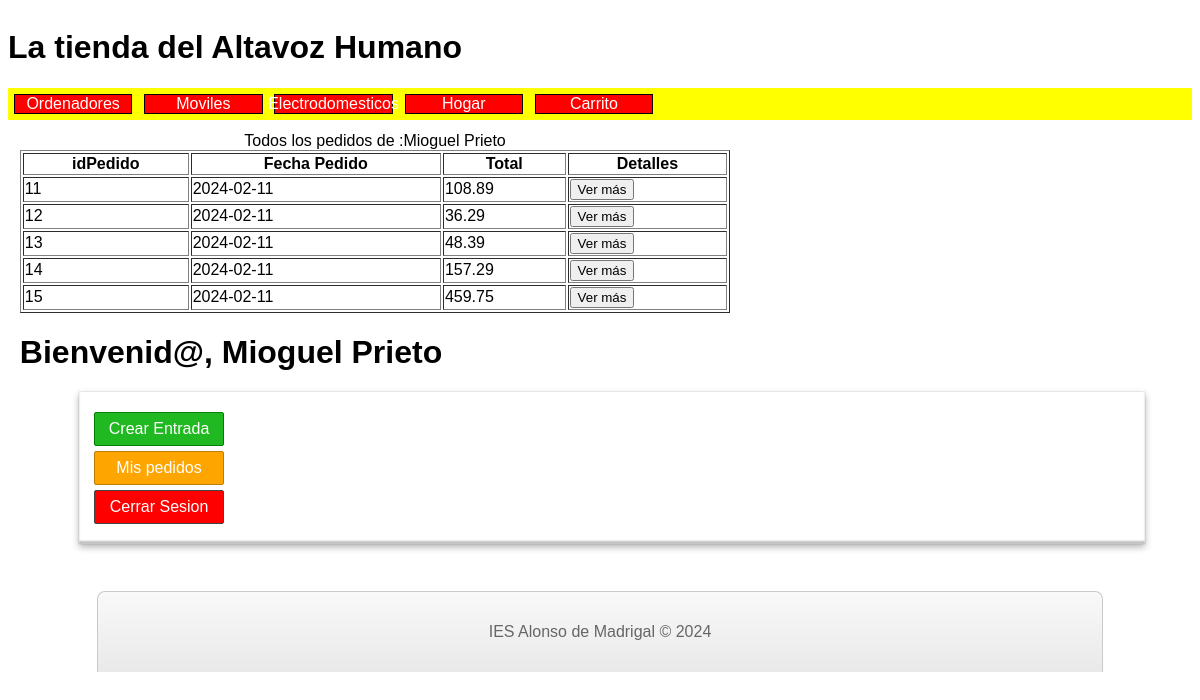
Screenshot of /Carrito_MVC/Pedido/mostrarPedido (signed in) with the database file from the repository.
### tables this page shows
CREATE TABLE `categoriaproductos` (
  `id` int(11) NOT NULL,
  `nombre` varchar(50) DEFAULT NULL
);

CREATE TABLE `pedidos` (
  `id` int(11) NOT NULL,
  `usuario_id` int(11) DEFAULT NULL,
  `fecha_pedido` date DEFAULT NULL,
  `total_pedido` decimal(10,2) DEFAULT NULL
);

### Carrito_MVC/src/controllers/ViewController.php (called while the page is built, shortened)
<?php
class ViewController
{
    public static function show($viewName = null, $data = null)
    {
        self::showHeader();
        require_once $viewName;
    }
    public static function showHeader()
    {
        $categoriaModel = new CategoriaModel();
        $categorias = $categoriaModel->getAll();
        include 'views/layout/header.php';
    }
    public static function showFooter()
    {
        include 'views/layout/footer.php';
    }
}

### Carrito_MVC/src/database/Conexion.php (called while the page is built, shortened)
<?php
class Conexion
{
    public static function conectar()
    {
        try {
            $conexion = new \PDO('mysql:host='.ConfigBD::$SERVER_NAME_BD.';dbname='.ConfigBD::$DB_NAME.';port='.ConfigBD::$SERVER_POR_BD.';charset='.ConfigBD::$CHARSET, ConfigBD::$USER_DB, ConfigBD::$passwordBD);
            $conexion->setAttribute(\PDO::ATTR_ERRMODE, \PDO::ERRMODE_EXCEPTION);
            return $conexion;
        } catch (\PDOException $e) {
            echo $e->getMessage();
            return NULL;
        }
    }
}
?>

### Carrito_MVC/src/models/CategoriaModel.php (called while the page is built, shortened)
<?php
class CategoriaModel extends Model
{
    public function __construct()
    {
        $this->tabla = "categoriaproductos";
    }
}

### Carrito_MVC/src/models/Model.php (called while the page is built, shortened)
<?php
class Model
{
    protected $conn;
    protected $tabla;
    public function __construct()
    {
        $this->conn = Conexion::conectar();
    }
    public function getAll()
    {
        try {
            $consulta = "select * from {$this->tabla}";
            $sentencia = $this->conn->prepare($consulta);
            $sentencia->execute();
            $resultado = [];
            while ($fila = $sentencia->fetch()) {
                $resultado[] = $fila;
            }
            return $resultado;
        } catch (\PDOException $e) {
            echo '<p>Fallo en la conexión' . $e->getMessage() . '</p>';
            return null;
        }
    }
}

### Carrito_MVC/src/models/PedidoModel.php (called while the page is built, shortened)
<?php
class PedidoModel extends Model
{
    public function consultarPedidos($id_usuario){
        try{
            $consulta = "select * from pedidos where usuario_id = :idusuario";
            $sentencia = $this->conn->prepare($consulta);
            $sentencia->bindParam(':idusuario', $id_usuario);
            $sentencia->setFetchMode(\PDO::FETCH_ASSOC);
            $sentencia->execute();
            return $sentencia->fetchAll();
        }catch(\PDOException $e){
            echo "<p>Fallo en la conexión" . $e->getMessage() . "</p>";
            return null;
        }
    }
}

### Carrito_MVC/views/entradas/ultimosPedidos.php (the view, shortened to what this page needs)
<?php
echo "<div id='productos'>";
echo '<table border="1" class="tabla ">';
echo "<caption>Todos los pedidos de :" .$_SESSION["user"]["nombre"]." ".$_SESSION["user"]["apellido"]."</caption>";
echo '<thead>';
echo '<tr>';
echo '<th>idPedido</th>';
echo '<th>Fecha Pedido</th>';
echo '<th>Total</th>';
echo '<th>Detalles</th>';
echo '</tr>';
echo '</thead>';
echo '<tbody>';
foreach ($data["pedidos"] as $key => $pedido) {
    echo "<a>";
    echo '<tr>';
    echo '<td>' . $pedido['id'] . '</td>';
    echo '<td>' . $pedido['fecha_pedido'] . '</td>';
    echo '<td>' . $pedido['total_pedido'] . '</td>';
    echo '<td><a href="' . Parameters::$BASE_URL . 'Pedido/factura?id=' . $pedido['id'] .'">
    <button type="button">Ver más</button>
</a></td>';
    echo "</a>";
}
echo '</tbody>';
echo '</table>';
echo "</div>";
?>

### Carrito_MVC/views/layout/header.php (shortened to what this page needs)
<!DOCTYPE html>
<html lang="en">
<head>
    <link rel="stylesheet" type="text/css" href="<?= Parameters::$BASE_URL?>assets/css/style.css" />
</head>
<body>
    <h1>La tienda del Altavoz Humano</h1>
    <div id="categorias">
        <?php
        echo "<div id='padreBarra'>";
        foreach ($categorias as  $categoria) {
            echo "<a id='barra'href='".Parameters::$BASE_URL."Entrada/categoria&id=".$categoria["id"]."'>".$categoria["nombre"]."</a>";
        }
        if(isset($_SESSION["cart"])){
            echo "<a id='barra' href='".Parameters::$BASE_URL."Cart/mostrar'>Carrito ".count($_SESSION["cart"])."</a>";
        }else{
            echo "<a id='barra' href='".Parameters::$BASE_URL."Cart/mostrar'>Carrito</a>";
        }
        echo "</div>";
        ?>
    </div>
    <div id="vistaPrincipal">

### Carrito_MVC/assets/css/style.css (style rules this page uses)
* { box-sizing: border-box; font-family: sans-serif, Helvetica, Arial; text-decoration: none; }
body { display: flex; flex-direction: column; justify-content: flex-start; flex-direction: column; }
#padreBarra { display: flex; justify-content: flex-start; width: 100%; background-color: yellow; text-decoration: none; }
#barra { display: flex; justify-content: center; align-items: center; width: 10%; margin: 0.5%; height: auto; background-color: red; border: 1px solid black; text-decoration: none; color: white; }
#vistaPrincipal { display: flex; flex-wrap: wrap; width: 100%; margin: 1%; flex-direction: column; }
#productos { display: flex; width: 60%; flex-direction: column; flex-wrap: wrap; }

### rows the page displays
categoriaproductos: nombre "Ordenadores"
categoriaproductos: nombre "Moviles"
categoriaproductos: nombre "Electrodomesticos"
categoriaproductos: nombre "Hogar"
pedidos: id "11", fecha_pedido "2024-02-11", total_pedido "108.89"
pedidos: id "12", fecha_pedido "2024-02-11", total_pedido "36.29"
pedidos: id "13", fecha_pedido "2024-02-11", total_pedido "48.39"
pedidos: id "14", fecha_pedido "2024-02-11", total_pedido "157.29"
pedidos: id "15", fecha_pedido "2024-02-11", total_pedido "459.75"

### other values shown
$_SESSION["user"]["nombre"] "Mioguel"
$_SESSION["user"]["apellido"] "Prieto"
$usuario["nombre"] "Mioguel"
$usuario["apellido"] "Prieto"
